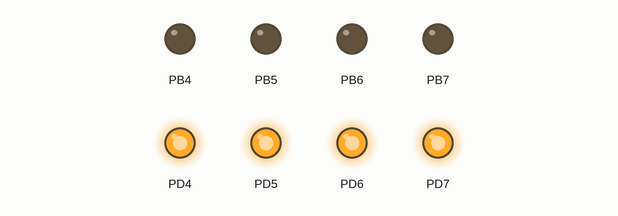
A program run on a simulated ATmega128, built with avr-gcc and emulated at 16 MHz. Shown: output pins drawn as LEDs (lit = HIGH).

Above: at 0.5 s.
At 1.5 s:
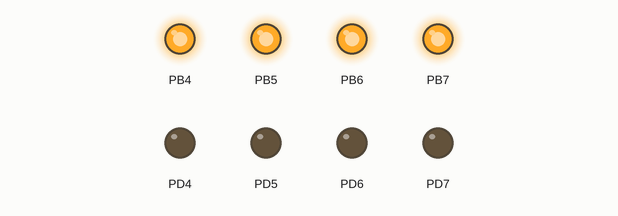
Timing chart, 0 to 3.0 s (numbered marks = the images above):
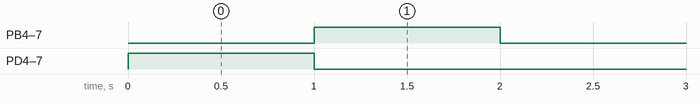

The program:

main.c
```c
#define F_CPU 16000000
#include <avr/io.h>
#include <avr/interrupt.h>
#include <util/delay.h>
void led_init();
void led_put(uint8_t led);
void timer_3();
void init_interrupt_timer3_nor();

uint8_t current_led_state=0x00;
unsigned int counter=0;


int main(void)
{
	led_init();
	//Timer0_init();
	timer_3();
    led_put(0xF0);
	while (1)
	{
	}
}

ISR(TIMER3_OVF_vect){

	TCNT3H=0x0B;
	TCNT3L=0xDC;
	counter+=1;
	if(counter==1){
		counter=0;
		current_led_state=current_led_state^0x0F;
		led_put(current_led_state);
	}
}


void timer_3()
{
	const uint8_t mode_nor=(0<<WGM31)|(0<<WGM30);
	const uint8_t pres_256=(1<<CS32)|(0<<CS31)|(0<<CS30);

	TCCR3A|= (0<<COM3A1) | (0<<COM3A0) | (0<<COM3B1) | (0<<COM3B0) |(0<<COM3C1) | (0<<COM3C0) | mode_nor;
	TCCR3B|= (0<<ICNC3) | (0<<ICES3) | (0<<0) | ( 0<<WGM33) | (0<<WGM32) |pres_256;

	TCCR3C =0x00;

	TCNT3H=0x0B;
	TCNT3L=0xDC;


	init_interrupt_timer3_nor();
}

void init_interrupt_timer3_nor()
{
	ETIMSK|=1<<TOIE3;
	sei();
}


void led_init(){
	DDRB=0xF0;
	DDRD=0xF0;
}

void led_put(uint8_t led){
	PORTB=led << 4;
	PORTD=led;
}
```

Measured:
- by itself, PB4–7: alternates HIGH for 1.0 s and LOW for 1.0 s
- by itself, PD4–7: LOW → HIGH at 0.00 s, → LOW 1.0 s later
